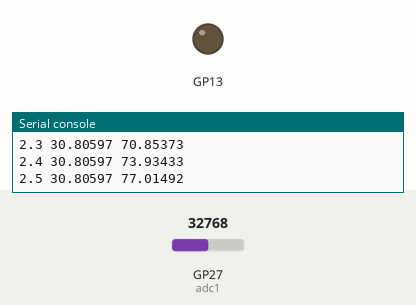
The program below on a simulated Raspberry Pi Pico running MicroPython. Parts: output pins drawn as LEDs (lit = HIGH), the last lines printed to the serial console. The test bench sets the inputs (shaded band); at power-on: GP27 (adc1) = 32768 (analog values on the 0–65535 scale). At 2.6 s the program stops and its outputs stay as they are.

Above: at 0.15 s.
At 1.36 s:
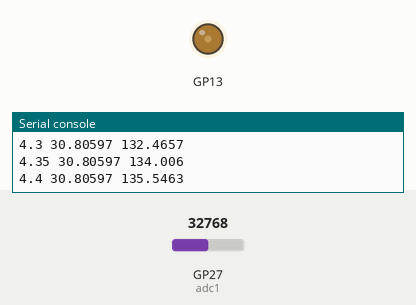
At 2.28 s:
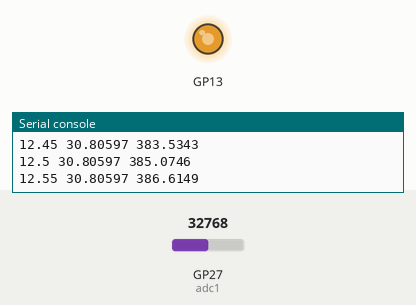
Timing chart, 0 to 4.1 s (numbered marks = the images above):
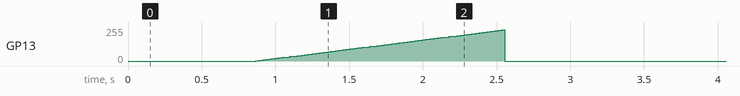

Measured:
- by itself, GP13: rises from 0/255 to 234/255 in 1.7 s, then falls to 0/255 in 0.02 s

The program:

solar_analizer_03.py
```python
''' Class PWMc allows setting of PWM 0 to 1   (0 to 100%)
    and changing frequency while keeping PWM value'''

from machine import PWM, Pin, ADC, I2C
import time

# ADC
a0 = Pin(26, Pin.IN)				  # this is needed to turn input to high impedance
a1 = Pin(27, Pin.IN)				  # this is needed to turn input to high impedance
a2 = Pin(28, Pin.IN)
adc0 = ADC(0)		# Pin 31           Current I2
adc1 = ADC(1)		# Pin 32           Voltage V2
adc2 = ADC(2)       # Pin 34           Manual PWM pot
i2c_channel = 0
sclpin = 9
sdapin = 8
i2c = I2C(i2c_channel, scl=Pin(sclpin), sda=Pin(sdapin))

dac_pin = 13

class PWMc:
    def __init__(self, pin, freq = 5000):
        # set PWM pin + frequency
        self.pwm = PWM(Pin(pin))
        self.pwm.freq(int(freq))
        self.pwm.duty_u16(0)


    def set_pwm(self, value):
        # set PWM value 0.0 to  1.0, returns integer value 0...65535 corresponding to PWM
        self.value = value                 # remember last value
        pwmval = int(65535 * value)
        if pwmval > 65535: pwmval = 65535
        if pwmval < 0: pwmval = 0
        self.pwm.duty_u16(pwmval)
        return pwmval


    def set_freq(self, freq):
        # set new PWM frequency without changing the PWM value, returns frequency
        self.pwm.freq(int(freq))
        self.set_pwm(self.value)
        return self.pwm.freq()

    def stop(self):
        # deinit PWM
        self.set_pwm(0)
        self.pwm.deinit()

    def set_dac(self, v):
        self.set_pwm(v/3.3)

#-----------------------------------------------------------

class CurrentSink(PWMc):
    def __init__(self, pin, Rs = 0.22, freq = 1E6):
        self.pwm = PWM(Pin(pin))
        self.pwm.freq(int(freq))
        self.pwm.duty_u16(0)
        self.Rs = Rs
        self.ki = .9191176

    def set_current(self, I):
        self.set_dac(self.Rs * I * self.ki)

#----------------------------------------------------------
def get_voltage(nb_mean = 3, k = 18.67):
    v = 0
    for i in range(0, nb_mean):
        v += adc1.read_u16()
    v = v/nb_mean * (3.3 / 65535)
    v = v * k
    return v

def set_and_measure(I):
    # sets I and returns voltage
    cs.set_current(I)
    time.sleep(0.005)
    v = get_voltage(nb_mean = 5)
    return v
#--------------------------------------------------------

cs = CurrentSink(dac_pin, Rs = 0.22, freq = 1E6)

def measure_MPP(Imax_mA = 15100, Istep_mA = 100):


    Pmax = 0
    Vmax = 0
    Imax = 0

    # Range in mA to avoid floating point
    for i in range(0, Imax_mA, Istep_mA):
        I = i/1000
        v = set_and_measure(I)
        P = v * I
        print(I, v, P)
        if P > Pmax:
            Pmax = P
            Vmax = v
            Imax = I
        #time.sleep(0.01)
        if v < 2.5:
            break
    set_and_measure(0)

    print('#')
    print('# Pmax = %3.1f W' % Pmax)
    print('# Vmax = %2.2f V' % Vmax)
    print('# Imax = %2.2f A' % Imax)


if __name__ == '__main__':

    measure_MPP()
    measure_MPP(Istep_mA = 50)
```
